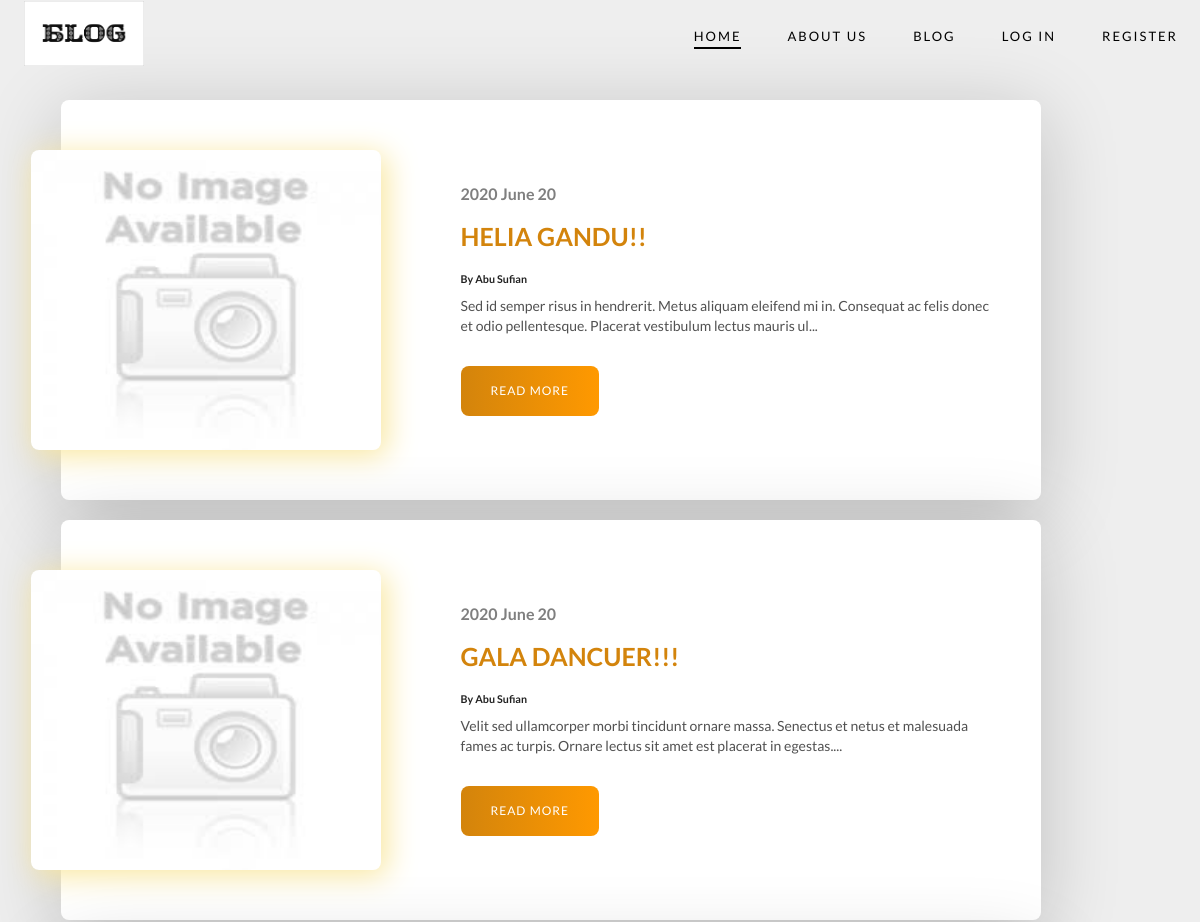
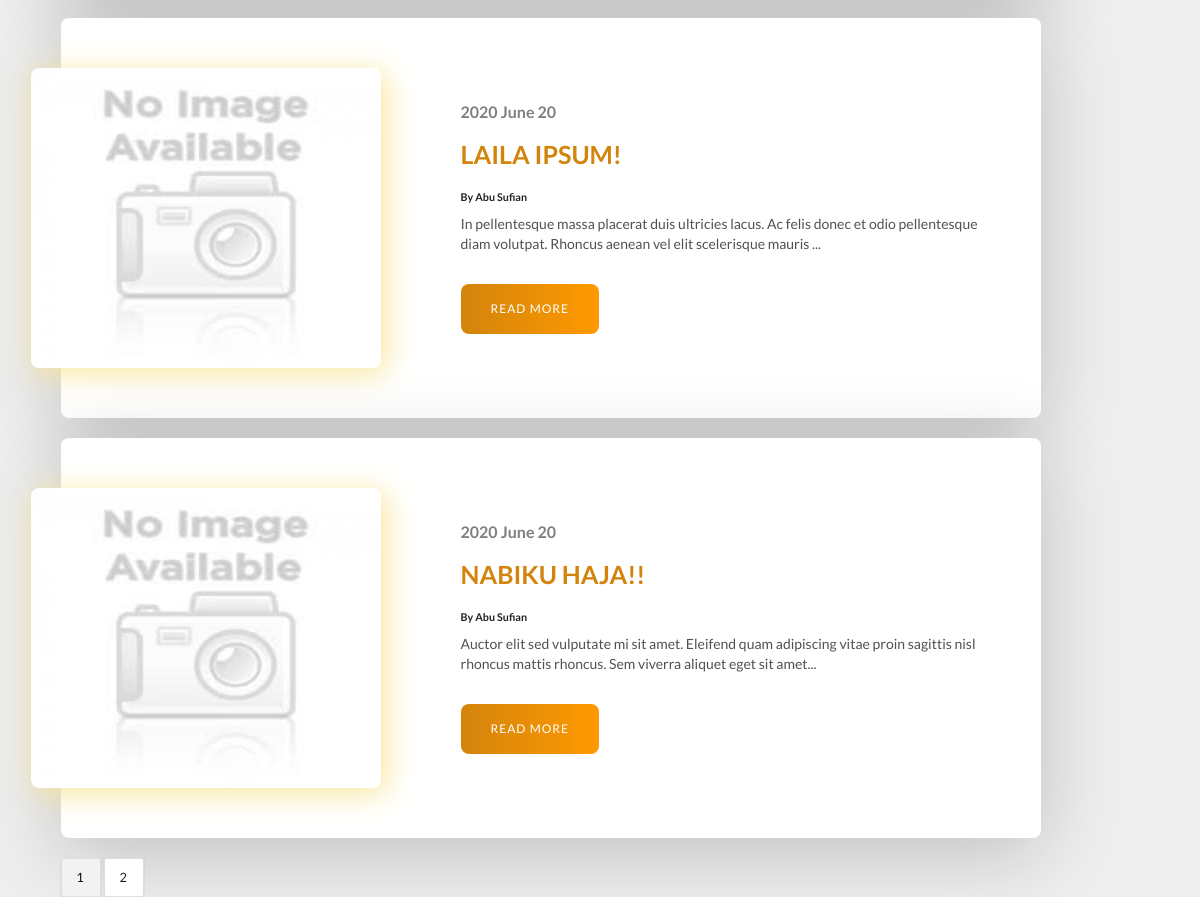
/blog/teacher/category/4, run on the app's committed database (2 pictures, top to bottom).
### nstublog/models.py (models this page shows, shortened)
class Post(db.Model):
    __searchable__ = ['title', 'body']
    id = db.Column(db.Integer, primary_key=True)
    title = db.Column(db.String(80), nullable=False)
    body = db.Column(db.Text, nullable=False)
    views = db.Column(db.Integer,default=0)
    comments = db.Column(db.Integer,default=0)
    likes = db.relationship('Like', backref='post', lazy='dynamic')
    image = db.Column(db.String(150), nullable=False, default='no-image.jpg')
    user_id = db.Column(db.Integer, db.ForeignKey('users.id'),
        nullable=False)
    author = db.relationship('User',
        backref=db.backref('posts', lazy=True,  primaryjoin="User.id == Post.user_id"))#post table, duita table er sathe relation tai primary join
    category_id = db.Column(db.Integer, db.ForeignKey('category.id'),
        nullable=False)
    category = db.relationship('Category',
        backref=db.backref('posts', lazy=True))
    pub_date = db.Column(db.DateTime, nullable=False,
        default=datetime.utcnow)

class User(db.Model, UserMixin):
    __tablename__ = 'users'
    id = db.Column(db.Integer, primary_key=True)
    username = db.Column(db.String(20), unique=True, nullable=False)
    email = db.Column(db.String(120), unique=True, nullable=False)
    image_file = db.Column(db.String(20), nullable=False,
                           default='default.jpg')
    password = db.Column(db.String(60), nullable=False)
    users_type = db.Column(db.String(10), nullable=False)
    liked = db.relationship('Like', foreign_keys='Like.user_id', backref='user', lazy='dynamic')

### nstublog/routes.py (the view)
@app.route("/blog/teacher/category/<int:id>")
def get_teachcategory(id):
    category = Category.query.get_or_404(id)
    page = request.args.get('page', 1, type=int)
    posts = Post.query.filter_by(category_id=id).join(User).filter_by(users_type='teacher').order_by(Post.pub_date.desc()).paginate(page=page, per_page=4)
    return render_template('teacher_category.html', title='Teacher Blog Category', posts=posts, category=category)

### nstublog/templates/teacher_category.html
{% extends "base.html" %}
{% block content %}
<div class="ui container margin">
    {% if posts.items %}
        {% for post in posts.items %}
        <div class="blog-post">
            <div class="blog-post_img">
                <img src="{{ url_for('static', filename='images/' + post.image) }}" alt="">
            </div>
            <div class="blog-post_info">
                <div class="blog-post_date">
                    <span>{{post.pub_date.strftime('%Y %B %d')}}</span>
                </div>
                <h1 class="blog-post_title">{{ post.title }}</h1>
                <h4>By {{ post.author.username }}</h4>
                <p class="blog-post_text">
                    {{ post.body | truncate(150, True) }}
                </p>
                <a href="{{ url_for('post', post_id=post.id) }}" class="blog-post_cta">Read More</a>
            </div>
        </div>
        <br>
        {% endfor %}
        {% for page_num in posts.iter_pages(left_edge=1, right_edge=1, left_current=1, right_current=2) %}
            <div class="ui massive pagination menu">
                {% if page_num %}
                    {% if posts.page == page_num %}
                        <a class="active item" href="{{ url_for('get_teachcategory', id=category.id, page=page_num) }}">{{ page_num }}</a>
                    {% else %}
                    <a class="item" href="{{ url_for('get_teachcategory', id=category.id, page=page_num) }}">{{ page_num }}</a>
                    {% endif %}
                {% else %}
                ...
                {% endif %}
            </div>
        {% endfor %}
    {% else %}
        <h1>No Posts in this category yet.</h1>
    {% endif %}
</div>
{% endblock content %}

### nstublog/static/css/style.css (style rules this page uses)
*, *::before, *::after { margin: 0; padding: 0; box-sizing: border-box; }
:root { --main-font: 'Source Sans Pro', sans-serif; --secondary-font: 'Herr Von Muellerhoff', cursive; --body-font: 'Roboto', sans-serif; --main-font-color-dark: #252525; --secondary-font-color: #d3840c; --body-font-color: #515151; }
html { font-family: var(--body-font); font-size: 10px; color: var(--body-font-color); scroll-behavior: smooth; }
body { overflow-x: hidden; background-color: #eee; }
img { width: 100%; max-width: 100%; }
a { text-decoration: none; }
p { font-size: 1.6rem; margin: 0; padding: 0; }
.container { width: 100%; max-width: 122.5rem; margin: 0 auto; padding: 0 2.4rem; }
.margin { margin-top: 10rem; }
.blog-post { width: 100%; max-width: 98rem; padding: 5rem; background-color: white; box-shadow: 0 1.4rem 8rem rgba(0,0,0,.2); display: flex; align-items: center; justify-content: center; border-radius: .8rem; }
.blog-post_img { min-width: 35rem; max-width: 35rem; height: 30rem; transform: translateX(-8rem); position: relative; }
.blog-post_img img { width: 100%; height: 100%; display: block; border-radius: .8rem; }
.blog-post_img::before { content: ''; width: 100%; height: 100%; position: absolute; top: 0; left: 0; box-shadow: .5rem .5rem 3rem 1px #F9E79F ; border-radius: .8rem; }
.blog-post_date span { color: rgba(0,0,0,.5); font-size: 1.6rem; font-weight: 600; margin: .5rem 0; }
.blog-post_title { font-size: 2.5rem; margin: 1.5rem 0 2rem; text-transform: uppercase; color: var(--secondary-font-color); }
.blog-post_text { margin-bottom: 3rem; font-size: 1.4rem; color: var(--body-font-color); }
.blog-post_cta { display: inline-block; padding: 1.5rem 3rem; letter-spacing: 1px; text-transform: uppercase; font-size: 1.2rem; color: #fff; background-image: linear-gradient(to right, #d3840c 0%, #ff9900 100%); border-radius: .8rem; text-decoration: none; }
@media screen and (min-width: 900px) { .active { position: relative; } }
@media screen and (min-width: 900px) { .active::before { content: ''; position: absolute; width: 100%; height: 2px; background-color: black; left: 0; bottom: -3px; } }

### data on the page
Post: image (placeholder picture), pub_date "2020 June 20", title "HELIA GANDU!!", author.username "Abu Sufian", body "Sed id semper risus in hendrerit. Metus aliquam eleifend mi in. Consequat ac felis donec et odio pellentesque. Placerat vestibulum lectus mauris ul..."
Post: image (placeholder picture), pub_date "2020 June 20", title "GALA DANCUER!!!", author.username "Abu Sufian", body "Velit sed ullamcorper morbi tincidunt ornare massa. Senectus et netus et malesuada fames ac turpis. Ornare lectus sit amet est placerat in egestas...."
Post: image (placeholder picture), pub_date "2020 June 20", title "LAILA IPSUM!", author.username "Abu Sufian", body "In pellentesque massa placerat duis ultricies lacus. Ac felis donec et odio pellentesque diam volutpat. Rhoncus aenean vel elit scelerisque mauris ..."
Post: image (placeholder picture), pub_date "2020 June 20", title "NABIKU HAJA!!", author.username "Abu Sufian", body "Auctor elit sed vulputate mi sit amet. Eleifend quam adipiscing vitae proin sagittis nisl rhoncus mattis rhoncus. Sem viverra aliquet eget sit amet..."

### other printed values
{{ page_num }} "1"
{{ page_num }} "2"
